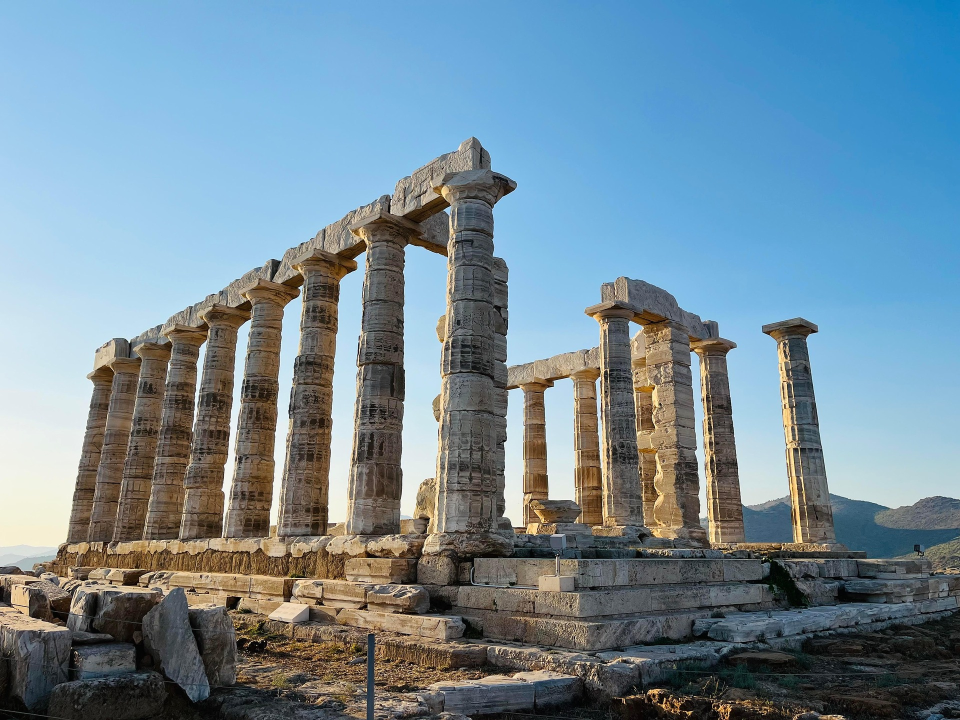
%> input picture encr_img.png, 1920 x 1440 px (shown at 1/2 size)
$ octave decode.m   (GNU Octave 9; MATLAB toolbox functions it lacks are replaced by stand-ins)
%> lines starting %> are read from the running program, lines starting %| are printed output that depends on the picture
clear; close all; clc;

source = imread("encr_img.png");
%> source is the input picture: size 1440x1920x3 uint8; mean R, G, B 114.2, 138.6, 153

% messege hidden in red matrix
R = source(:,:,1);
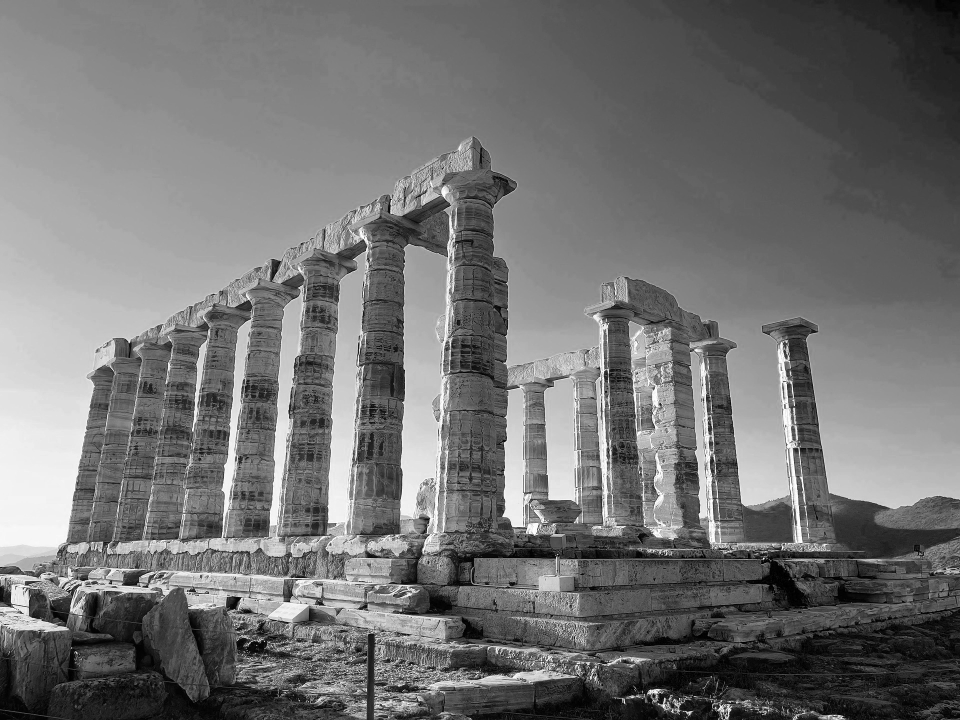
%> R: size 1440x1920 uint8 (shown at 1/2 size); min 0, max 255, mean 114.2
row=1; col=1;

% messege holds 410 characters, 8 bits each
message = zeros(409, 8);

% take 410x8 pixels that hold the messege
for i=1:409
    for j=1:8
        message(i,j) = R(row, col);
        col = col+1;
    end
    col = 1;
    row = row+2;
end
%> after the loop, row = 819

byte = [];
full_mes = [];
for i=1:409
    for j=1:8
        next_bit = num2str(bitget(message(i, j), 1));
        byte = [byte next_bit];
    end
    full_mes = [full_mes; byte];
    byte = [];
end
%> this loop made 409 passes
%> full_mes on passes 1 to 3: '01000110', {'01000110', '01100001'}, {'01000110', '01100001', '01110010'}
%> after the loop, full_mes = 409 items

full_message = char(bin2dec(full_mes))'
